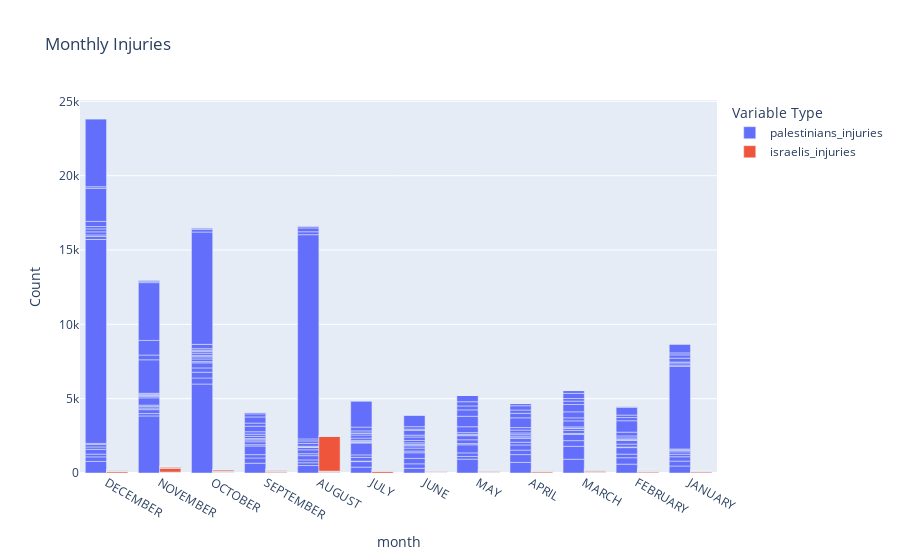

Here is the notebook cell this chart was saved with:
### Code cell
fig = px.bar(data_frame=df, x='month', y=['palestinians_injuries', 'israelis_injuries'],
            title='Monthly Injuries',            
            labels={'value': 'Count', 'variable': 'Variable Type'},
            barmode='group')
fig.show()

### Figure 1 — Plotly figure (JSON) as saved in the notebook; plotly's stock layout.template omitted (floating-point values rounded to 4 significant figures; data arrays with more than 128 entries replaced by an {"elided": "..."} marker saying what was removed)
{"data": [{"alignmentgroup": "True", "hovertemplate": "Variable Type=palestinians_injuries<br>month=%{x}<br>Count=%{y}<extra></extra>", "legendgroup": "palestinians_injuries", "marker": {"color": "#636efa", "pattern": {"shape": ""}}, "name": "palestinians_injuries", "offsetgroup": "palestinians_injuries", "orientation": "v", "showlegend": true, "textposition": "auto", "type": "bar", "x": {"elided": "249 str values"}, "xaxis": "x", "y": {"elided": "249 int values"}, "yaxis": "y"}, {"alignmentgroup": "True", "hovertemplate": "Variable Type=israelis_injuries<br>month=%{x}<br>Count=%{y}<extra></extra>", "legendgroup": "israelis_injuries", "marker": {"color": "#EF553B", "pattern": {"shape": ""}}, "name": "israelis_injuries", "offsetgroup": "israelis_injuries", "orientation": "v", "showlegend": true, "textposition": "auto", "type": "bar", "x": {"elided": "249 str values"}, "xaxis": "x", "y": {"elided": "249 int values"}, "yaxis": "y"}], "layout": {"barmode": "group", "legend": {"title": {"text": "Variable Type"}, "tracegroupgap": 0}, "title": {"text": "Monthly Injuries"}, "xaxis": {"anchor": "y", "domain": [0, 1], "title": {"text": "month"}}, "yaxis": {"anchor": "x", "domain": [0, 1], "title": {"text": "Count"}}}}
